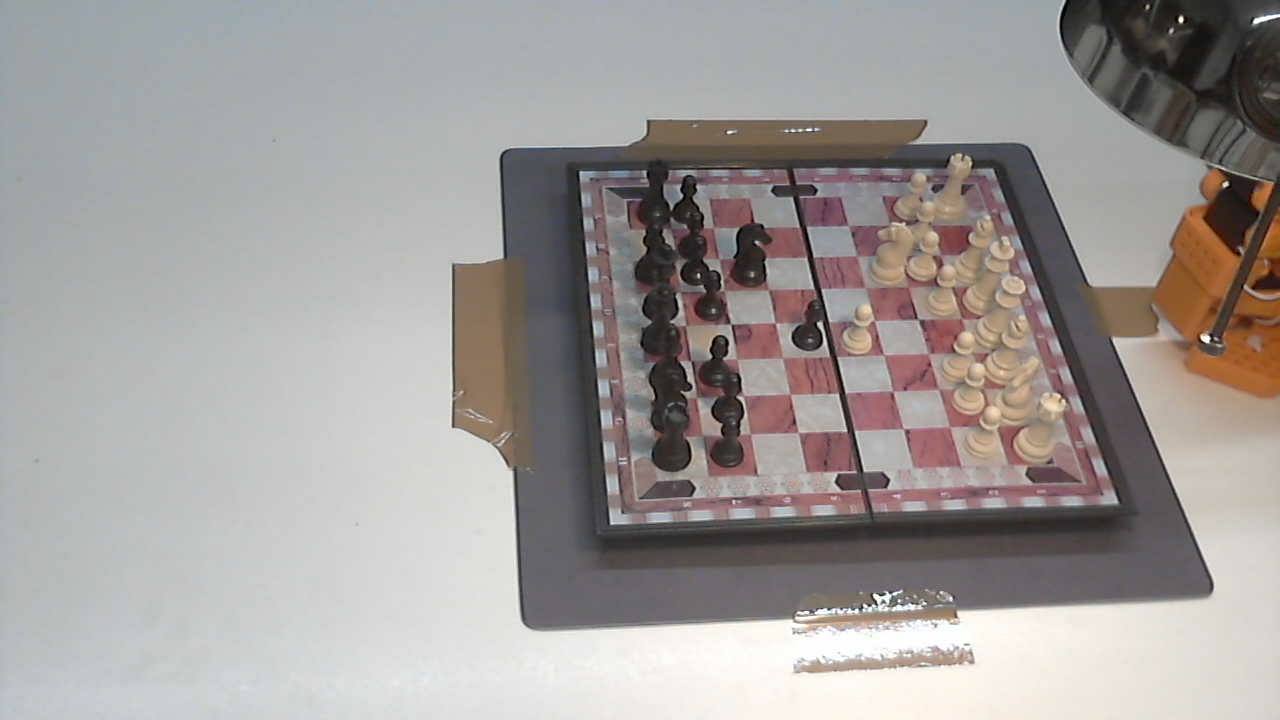
#> input picture Camera/Photo from 2026-11-21 03-19-39.761173.jpeg, 1280 x 720 px
$ python crops.py '../../Camera/Photo from 2026-11-21 03-19-39.761173.jpeg' '../../Camera/Photo from 2026-11-21 03-19-44.412723.jpeg'
#> lines starting #> are read from the running program, lines starting #| are printed output that depends on the picture; after the words box and inside, x2 and y2 are one past the last pixel; in counts of white or black regions, pixels touching at a corner belong together
### vision/tablero/grid.py
import numpy as np
TL, TR, BR, BL = [(607,186),(997,172),(1098,495),(608,492)]
def pt(u, v):
    top = np.array(TL, float) + (np.array(TR, float)-np.array(TL, float))*u/8
    bot = np.array(BL, float) + (np.array(BR, float)-np.array(BL, float))*u/8
    return top + (bot-top)*v/8

### vision/tablero/crops.py
import cv2, numpy as np, sys, glob, os
sys.path.insert(0, os.path.dirname(os.path.abspath(__file__)))
from grid import pt
X0, Y0, X1, Y1 = 575, 150, 1125, 530
SC = 2.0
def render(path, out):
    im = cv2.imread(path)
#> im is the input picture: shape (720, 1280, 3); mean B, G, R 153.3, 155.6, 159.8
    c = cv2.resize(im[Y0:Y1, X0:X1], None, fx=SC, fy=SC, interpolation=cv2.INTER_CUBIC)
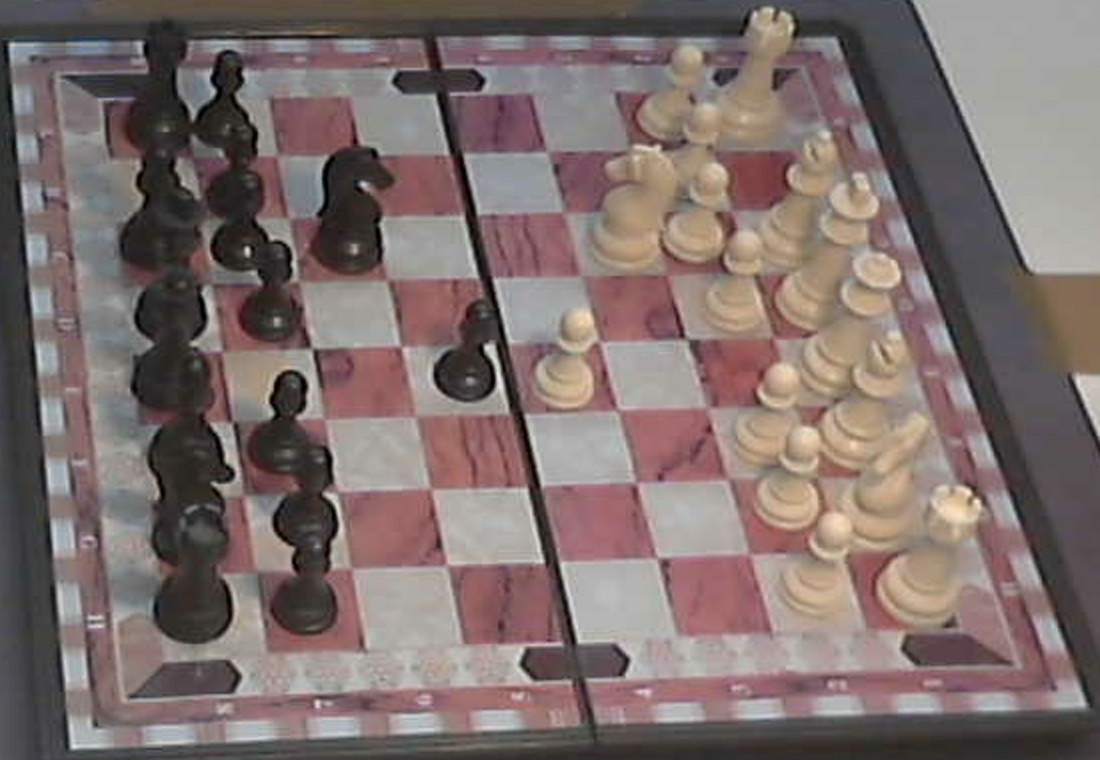
#> c: shape (760, 1100, 3); mean B, G, R 108.9, 110.9, 126
    P = lambda p: (int((p[0]-X0)*SC), int((p[1]-Y0)*SC))
    for i in range(9):
        cv2.line(c, P(pt(i,0)), P(pt(i,8)), (0,255,0), 1)
        cv2.line(c, P(pt(0,i)), P(pt(8,i)), (0,255,0), 1)
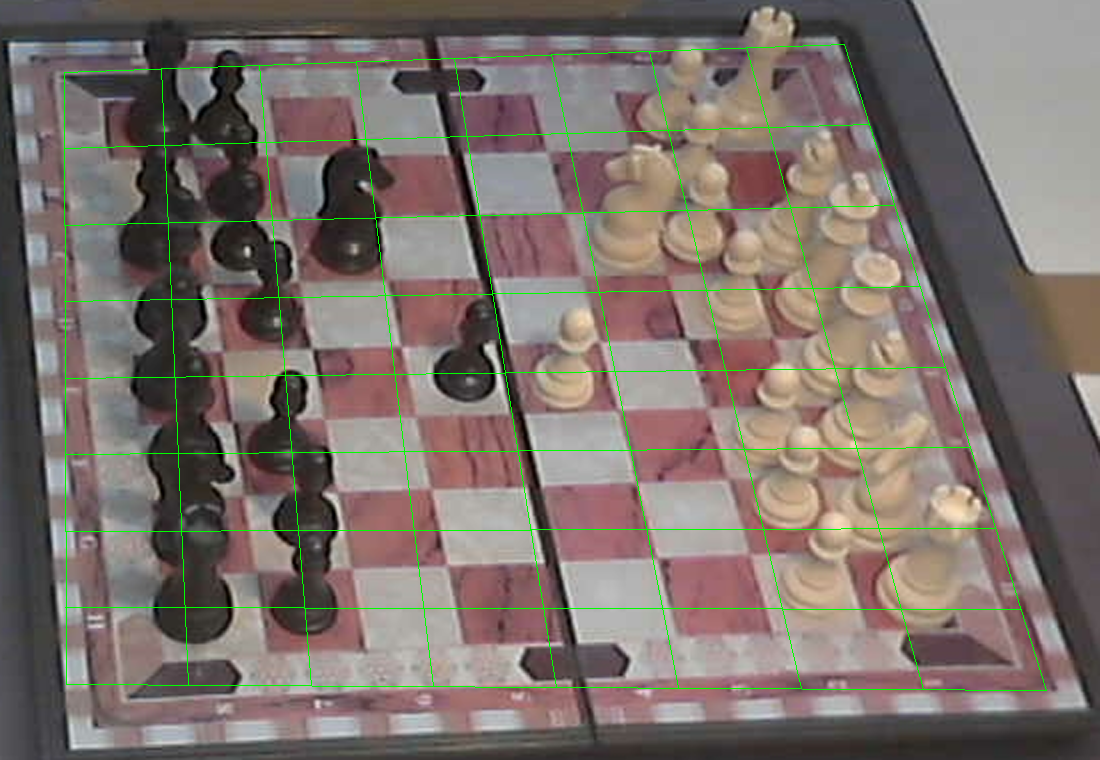
#> c: shape (760, 1100, 3); 1.62% of pixels changed, all inside (x1, y1, x2, y2) = (64, 44, 1047, 691)
    for u in range(8):
        for v in range(8):
            q = P(pt(u+0.08, v+0.1))
            cv2.putText(c, f"{u}{v}", q, cv2.FONT_HERSHEY_SIMPLEX, 0.45, (0,255,255), 1, cv2.LINE_AA)
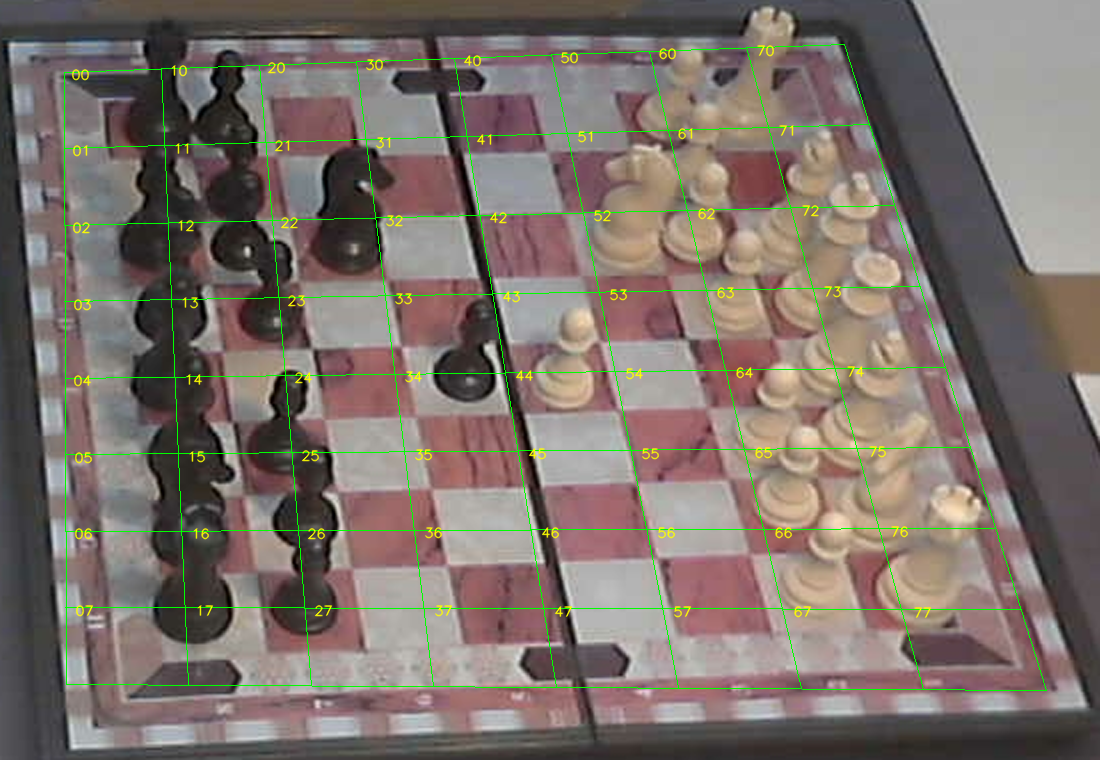
#> c: shape (760, 1100, 3); 0.98% of pixels changed, all inside (x1, y1, x2, y2) = (71, 45, 932, 619)
    cv2.imwrite(out, c)
if __name__ == "__main__":
    render(sys.argv[1], sys.argv[2])
